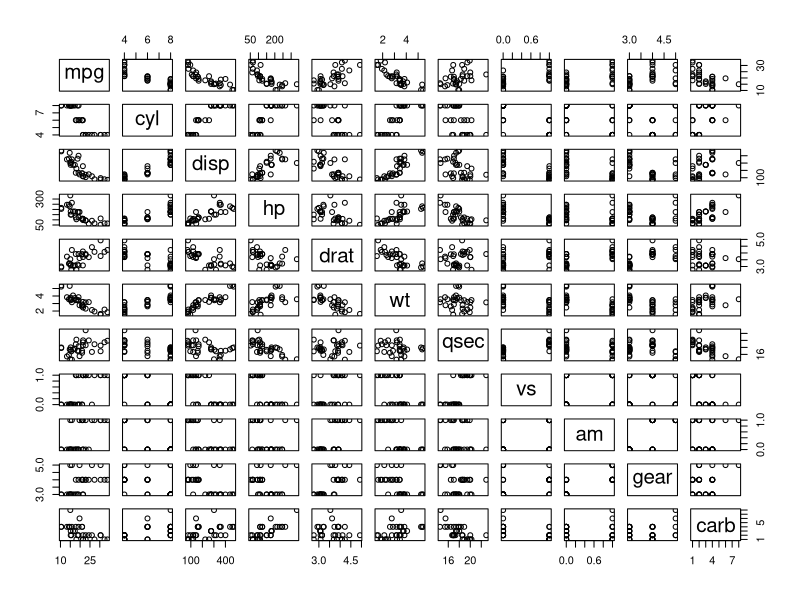
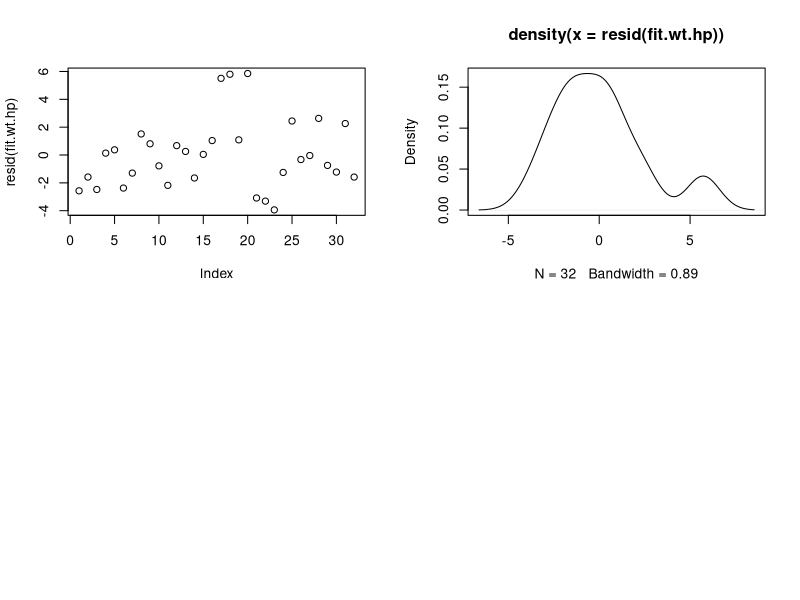
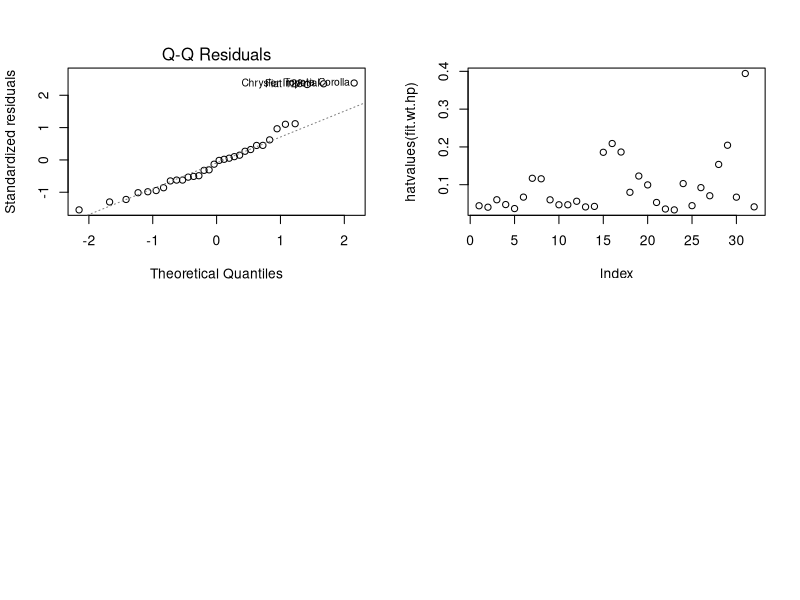

These charts were generated, in order, by the following R code:
## ---- chunk 1
# make this an external chunk that can be included in any file
library(knitr)
library(car)
## ---- chunk 2
fit.wt.hp.am <- lm(mpg ~ wt + hp + factor(am) + factor(am)*wt, mtcars)
## ---- chunk 3
str(mtcars)
## ---- chunk 4
fit <- lm(mpg ~ ., mtcars)
## ---- chunk 5
fit.wt <- lm(mpg ~ wt, mtcars)
fit.wt.hp <- update(fit, mpg ~ wt + hp)
fit.wt.hp.cyl <- update(fit, mpg ~ wt + hp + cyl)
fit.wt.hp.disp <- update(fit, mpg ~ wt + hp + disp)
## ---- chunk 6
cor(mtcars)[c(4,6),c(1:6)]
## ---- chunk 7
c(sqrt(vif(fit.wt.hp.cyl)), sqrt(vif(fit.wt.hp.disp)), sqrt(vif(fit.wt.hp)))
## ---- chunk 8
fit.wt.hp.am.same.slope <- lm(mpg ~ wt + hp + factor(am), mtcars)
## ---- chunk 9
fit.wt.hp.am <- lm(mpg ~ wt + hp + factor(am) + factor(am)*wt, mtcars)
## ---- chunk 10
pairs(mtcars)
## ---- chunk 11
cor(mtcars)
## ---- chunk 12
kable(summary(fit)$coef, booktabs = TRUE)
## ---- chunk 13
kable(summary(fit.wt)$coef, booktabs = TRUE)
kable(summary(fit.wt.hp)$coef, booktabs = TRUE)
kable(summary(fit.wt.hp.disp)$coef, booktabs = TRUE)
kable(summary(fit.wt.hp.cyl)$coef, booktabs = TRUE)
## ---- chunk 14
anova(fit.wt, fit.wt.hp, fit.wt.hp.cyl)[1:5]
anova(fit.wt, fit.wt.hp, fit.wt.hp.disp)[1:5]
## ---- chunk 15
par(cex = 0.5)
par(mfrow=c(2,2))
plot(resid(fit.wt.hp))
plot(density(resid(fit.wt.hp)))
## ---- chunk 16
round(dfbetas(fit.wt.hp)[15:23,], 3)
par(mfrow=c(2,2))
plot(fit.wt.hp, which = 2)
plot(hatvalues(fit.wt.hp))
## ---- chunk 17
summary(fit.wt.hp.am.same.slope)$coef
summary(fit.wt.hp.am)$coef
